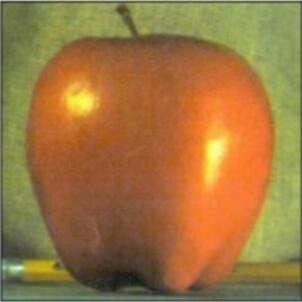
#> input picture imageProcessClass/apple.jpg, 302 x 302 px
$ python class3.py
#> lines starting #> are read from the running program, lines starting #| are printed output that depends on the picture; after the words box and inside, x2 and y2 are one past the last pixel; in counts of white or black regions, pixels touching at a corner belong together
import cv2
import numpy as np
A = cv2.imread('apple.jpg')
#> A is the input picture: shape (302, 302, 3); mean B, G, R 64.5, 117.8, 157.3
B = cv2.imread('orange.jpg')
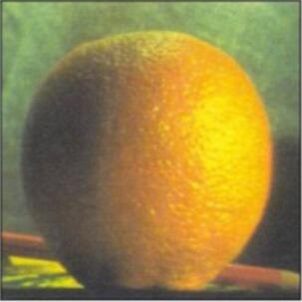
#> input picture imageProcessClass/orange.jpg, 302 x 302 px
#> B is the input picture: shape (302, 302, 3); mean B, G, R 69.3, 130.6, 148.8
B=cv2.resize(B,(A.shape[1],A.shape[0]))
# generate Gaussian pyramid for A
G = A.copy()
gpA = [G]
for i in range(6):
    G = cv2.pyrDown(G)
    gpA.append(G)
#> after the loop, gpA = 7 items
# generate Gaussian pyramid for B
G = B.copy()
gpB = [G]
for i in range(6):
    G = cv2.pyrDown(G)
    gpB.append(G)
#> after the loop, gpB = 7 items
# generate Laplacian Pyramid for A
lpA = [gpA[5]]
for i in range(5,0,-1):
    GE = cv2.pyrUp(gpA[i])
    # ensure GE has same size as gpA[i-1] (pyrUp may produce size differences for odd dims)
    if GE.shape[:2] != gpA[i-1].shape[:2]:
        GE = cv2.resize(GE, (gpA[i-1].shape[1], gpA[i-1].shape[0]))
    L = cv2.subtract(gpA[i-1], GE)
    lpA.append(L)
#> after the loop, lpA = 6 items
# generate Laplacian Pyramid for B
lpB = [gpB[5]]
for i in range(5,0,-1):
    GE = cv2.pyrUp(gpB[i])
    if GE.shape[:2] != gpB[i-1].shape[:2]:
        GE = cv2.resize(GE, (gpB[i-1].shape[1], gpB[i-1].shape[0]))
    L = cv2.subtract(gpB[i-1], GE)
    lpB.append(L)
#> after the loop, lpB = 6 items
# Now add left and right halves of images in each level
#numpy.hstack(tup)
#Take a sequence of arrays and stack them horizontally to make a single array.
LS = []
for la,lb in zip(lpA,lpB):
    rows,cols,dpt = la.shape
    # use integer half-split, ensure shapes match
    half = cols // 2
    left = la[:, :half]
    right = lb[:, half:cols]
    # if left/right heights differ, resize to match
    if left.shape[0] != right.shape[0]:
        h = min(left.shape[0], right.shape[0])
        left = left[:h]
        right = right[:h]
    ls = np.hstack((left, right))
    LS.append(ls)
#> this loop made 6 passes
#> (rows, cols, half) on passes 1 to 6: (10, 10, 5), (19, 19, 9), (38, 38, 19), (76, 76, 38), (151, 151, 75), (302, 302, 151)
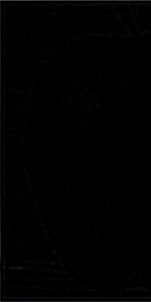
#> left: shape (302, 151, 3); mean of channels 0, 1, 2 1.4, 1.3, 1.3; drawn as B, G, R
#> after the loop, LS = 6 items
# now reconstruct
ls_ = LS[0]
for i in range(1, len(LS)):
    ls_ = cv2.pyrUp(ls_)
    # ensure ls_ and LS[i] have same size before adding
    if ls_.shape[:2] != LS[i].shape[:2]:
        ls_ = cv2.resize(ls_, (LS[i].shape[1], LS[i].shape[0]))
    ls_ = cv2.add(ls_, LS[i])
#> this loop made 5 passes
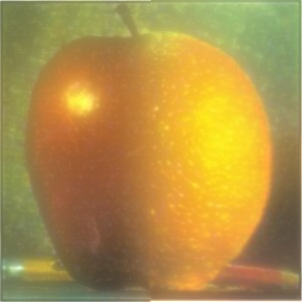
#> ls_: shape (302, 302, 3); mean of channels 0, 1, 2 71.1, 143.7, 175.5; drawn as B, G, R
cv2.imshow('Pyramid_blending',ls_)

Agray=cv2.cvtColor(A,cv2.COLOR_BGR2GRAY)
Adft = cv2.dft(np.float32(Agray),flags = cv2.DFT_COMPLEX_OUTPUT) 	#傅里叶变换
Adft_shift = np.fft.fftshift(Adft)								#将低频值移到中心
yuv=cv2.cvtColor(B,cv2.COLOR_BGR2YUV)
#> yuv: shape (302, 302, 3); mean of channels 0, 1, 2 129.1, 98.6, 145.3
Bgray,u,v=cv2.split(yuv)
Bdft = cv2.dft(np.float32(Bgray),flags = cv2.DFT_COMPLEX_OUTPUT)
Bdft_shift = np.fft.fftshift(Bdft)
mask = np.zeros(Agray.shape, dtype=np.uint8)
cv2.circle(mask,(Agray.shape[1]//2,Agray.shape[0]//2),3,1,-1)
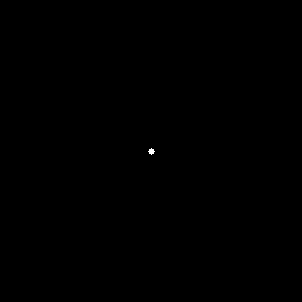
#> mask: shape (302, 302); values 0 (black) and 1 (white), 0.03% white; 1 white region, box (x1, y1, x2, y2) and area: (148, 148, 155, 155) 29
Adft_shift_masked = Adft_shift * mask[:,:,np.newaxis]
Bdft_shift_masked = Bdft_shift * (1 - mask)[:,:,np.newaxis]

aldft_ishift=np.fft.ifftshift(Adft_shift_masked)
bldft_ishift=np.fft.ifftshift(Bdft_shift_masked)
alimg=cv2.idft(aldft_ishift)
blimg=cv2.idft(bldft_ishift)
iaDft=cv2.magnitude(alimg[:,:,0],alimg[:,:,1])
ibDft=cv2.magnitude(blimg[:,:,0],blimg[:,:,1])
ia=np.uint8(iaDft/iaDft.max() * 175)
ib=np.uint8(ibDft/ibDft.max() * 175)
mask=cv2.imread('apple-mask.png',cv2.IMREAD_GRAYSCALE)
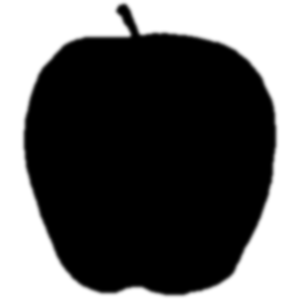
#> input picture imageProcessClass/apple-mask.png, 302 x 302 px
#> mask is the input picture: shape (302, 302); min 0, max 255, mean 100.6
y_sum = cv2.add(ia, ib)
mask_f = (mask.astype(np.float32)) / 255.0
blend_float = y_sum.astype(np.float32) * (1.0 - mask_f) + Agray.astype(np.float32) * mask_f
y_uint8 = np.clip(blend_float, 0, 255).astype(np.uint8)
bgr_yuv = cv2.merge([y_uint8, u, v])
#> bgr_yuv: shape (302, 302, 3); mean of channels 0, 1, 2 134.6, 98.6, 145.3
bimg = cv2.cvtColor(bgr_yuv, cv2.COLOR_YUV2BGR)
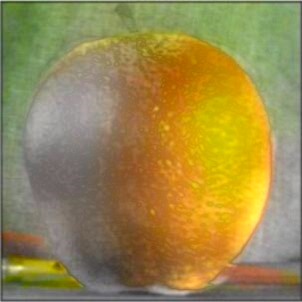
#> bimg: shape (302, 302, 3); mean B, G, R 76.5, 136.2, 154.1
cv2.imshow('Fourier_blending',bimg)

A=cv2.blur(A,(15,15))
B2=cv2.blur(B,(55,55))
B=cv2.subtract(B,B2)*1.5
cv2.imshow('Gaussian_blending',cv2.add(A, B.astype(np.uint8)))
cv2.imwrite('blending.png',np.hstack([ls_,bimg, cv2.add(A, B.astype(np.uint8))]))
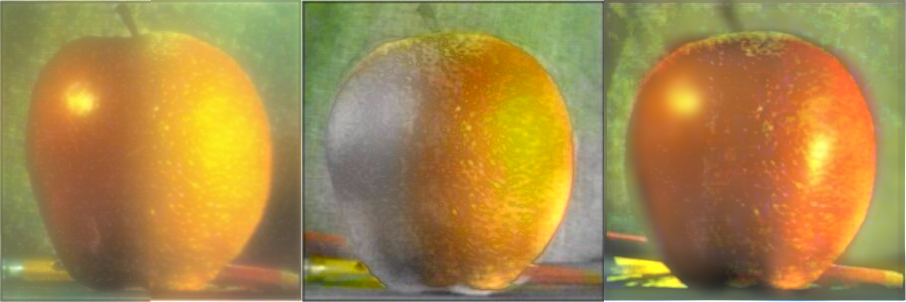
#> saved as blending.png: shape (302, 906, 3); mean B, G, R 72.6, 135.6, 165.5
cv2.waitKey(0)
